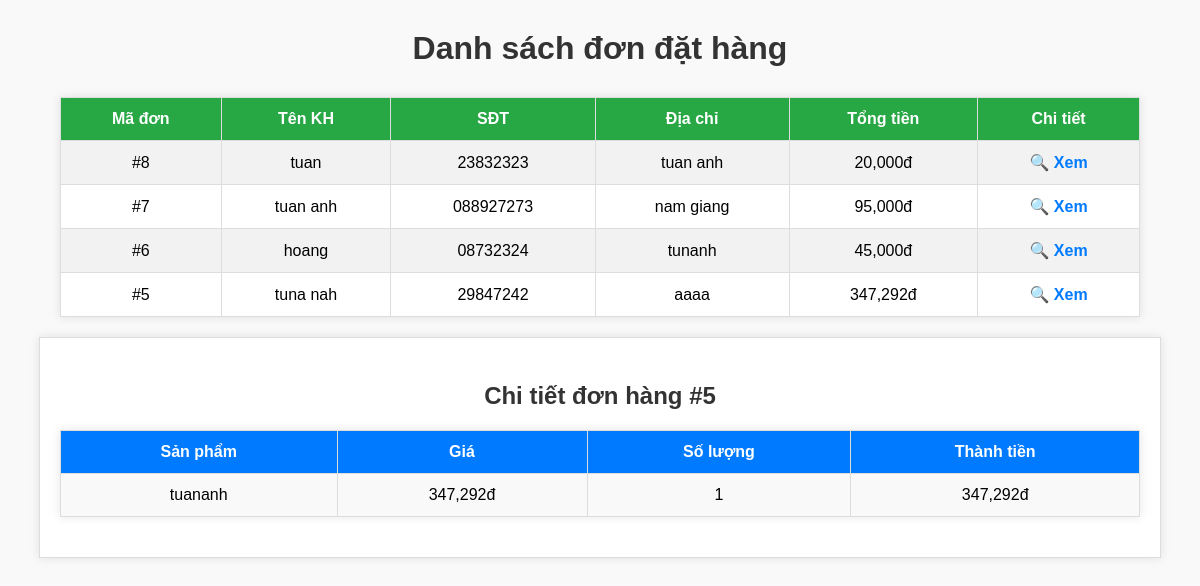
/admin/quanlydondat/quanlydondat.php?xemchitiet=5, run on the app's committed database.
### tables this page shows
CREATE TABLE `donhang` (
  `id` int(11) NOT NULL,
  `user_id` int(11) DEFAULT NULL,
  `ten_khachhang` varchar(100) DEFAULT NULL,
  `sdt` varchar(20) DEFAULT NULL,
  `diachi` text DEFAULT NULL,
  `tong_tien` float DEFAULT NULL,
  `ngay_dat` datetime DEFAULT current_timestamp()
);

CREATE TABLE `donhang_chitiet` (
  `id` int(11) NOT NULL,
  `id_donhang` int(11) DEFAULT NULL,
  `id_sanpham` int(11) DEFAULT NULL,
  `soluong` int(11) DEFAULT NULL,
  `ten_sanpham` varchar(255) DEFAULT NULL,
  `gia` float DEFAULT NULL
);

### admin/quanlydondat/quanlydondat.php (the view, shortened to what this page needs)
<?php
require_once("../../ketnoi.php");
$sql = "SELECT * FROM donhang ORDER BY id DESC";
$result = mysqli_query($conn, $sql);
?>
<!DOCTYPE html>
<html lang="vi">
<head>
</head>
<body>
    <h2>Danh sách đơn đặt hàng</h2>
    <table>
        <tr>
            <th>Mã đơn</th>
            <th>Tên KH</th>
            <th>SĐT</th>
            <th>Địa chỉ</th>
            <th>Tổng tiền</th>
            <th>Chi tiết</th>
        </tr>
        <?php while ($row = mysqli_fetch_assoc($result)) { ?>
        <tr>
            <td>#<?= $row['id'] ?></td>
            <td><?= $row['ten_khachhang'] ?></td>
            <td><?= $row['sdt'] ?></td>
            <td><?= $row['diachi'] ?></td>
            <td><?= number_format($row['tong_tien']) ?>đ</td>
            <td><a href="?xemchitiet=<?= $row['id'] ?>">🔍 Xem</a></td>
        </tr>
        <?php } ?>
    </table>
<?php
if (isset($_GET['xemchitiet'])) {
    $id_donhang = (int)$_GET['xemchitiet'];
    $sql_ct = "SELECT * FROM donhang_chitiet WHERE id_donhang = $id_donhang";
    $result_ct = mysqli_query($conn, $sql_ct);
    echo "<div class='detail'><h3>Chi tiết đơn hàng #$id_donhang</h3>";
    echo "<table>";
    echo "<tr><th>Sản phẩm</th><th>Giá</th><th>Số lượng</th><th>Thành tiền</th></tr>";
    while ($row_ct = mysqli_fetch_assoc($result_ct)) {
        $thanhtien = $row_ct['gia'] * $row_ct['soluong'];
        echo "<tr>";
        echo "<td>" . $row_ct['ten_sanpham'] . "</td>";
        echo "<td>" . number_format($row_ct['gia']) . "đ</td>";
        echo "<td>" . $row_ct['soluong'] . "</td>";
        echo "<td>" . number_format($thanhtien) . "đ</td>";
        echo "</tr>";
    }
    echo "</table></div>";
}
?>
</body>
</html>

### admin/quanlydondat/quanlydondat.php (style rules this page uses)
body { font-family: 'Arial', sans-serif; background-color: #f9f9f9; margin: 0; padding: 0; }
h2 { text-align: center; margin: 30px 0; font-size: 32px; color: #333; }
table { width: 90%; margin: 20px auto; border-collapse: collapse; background-color: #fff; box-shadow: 0 0 10px rgba(0, 0, 0, 0.1); }
th, td { padding: 12px; border: 1px solid #ddd; text-align: center; }
th { background-color: #28a745; color: white; font-weight: bold; }
tr:nth-child(even) { background-color: #f2f2f2; }
a { text-decoration: none; color: #007bff; font-weight: bold; }
.detail { margin-top: 30px; padding: 20px; background-color: #fff; border: 1px solid #ddd; box-shadow: 0 0 10px rgba(0, 0, 0, 0.1); max-width: 90%; margin: 20px auto; }
.detail h3 { text-align: center; font-size: 24px; color: #333; margin-bottom: 20px; }
.detail table { width: 100%; border-collapse: collapse; }
.detail th, .detail td { padding: 12px; border: 1px solid #ddd; text-align: center; }
.detail th { background-color: #007bff; color: white; }
.detail tr:nth-child(even) { background-color: #f9f9f9; }

### data on the page
donhang: id "8", ten_khachhang "tuan", sdt "23832323", diachi "tuan anh", tong_tien "20,000"
donhang: id "7", ten_khachhang "tuan anh", sdt "088927273", diachi "nam giang", tong_tien "95,000"
donhang: id "6", ten_khachhang "hoang", sdt "08732324", diachi "tunanh", tong_tien "45,000"
donhang: id "5", ten_khachhang "tuna nah", sdt "29847242", diachi "aaaa", tong_tien "347,292"
donhang_chitiet: ten_sanpham "tuananh", gia "347,292", soluong "1", thanhtien "347,292"

### other printed values
$id_donhang "5"
